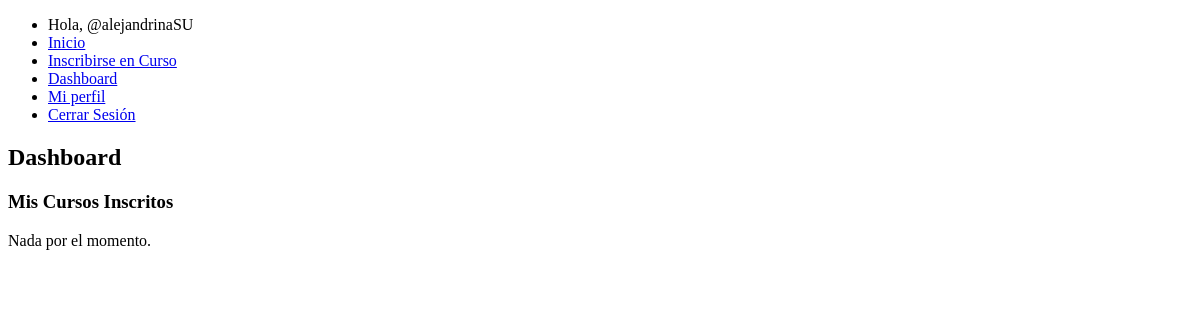
Before: /dashboard/ (signed in) with the older database file.
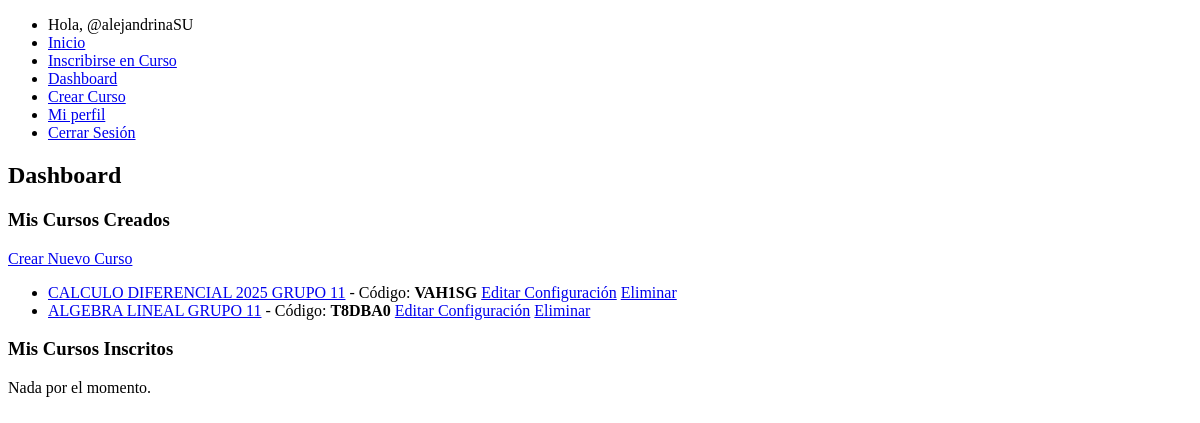
After: the same page with the newer database file.
### webapp/models.py (models this page shows, shortened)
class Curso(models.Model):
    id_profesor = models.ForeignKey(settings.AUTH_USER_MODEL, on_delete=models.CASCADE)
    nombre_curso = models.CharField(max_length=100)
    descripcion = models.TextField(max_length=500)
    codigo_acceso = models.CharField(max_length=10, unique=True)

### webapp/views.py (the view)
# urls.py: path('dashboard/', views.dashboard, name='dashboard'),
@login_required
def dashboard(request):
    usuario = request.user
    es_profesor = usuario.rol == "Profesor"
    if es_profesor:
        cursos_creados = Curso.objects.filter(id_profesor=usuario)
    else:
        cursos_creados = None
    cursos_inscritos = AlumnoCurso.objects.filter(alumno=usuario)
    return render(request, "dashboard.html", {
        "es_profesor": es_profesor,
        "cursos_creados": cursos_creados,
        "cursos_inscritos": cursos_inscritos
    })

### webapp/templates/dashboard.html (shortened to what this page needs)
{% extends "base.html" %}
{% block content %}
<div class="container">
    <h2>Dashboard</h2>
    {% if es_profesor %}
        <h3>Mis Cursos Creados</h3>
        <a href="{% url 'crear_curso' %}" class="btn btn-primary">Crear Nuevo Curso</a>
        {% if cursos_creados %}
            <ul>
                {% for curso in cursos_creados %}
                    <li>
                        <a href="{% url 'board' curso.codigo_acceso %}">{{ curso.nombre_curso }}</a>
                        - Código: <strong>{{ curso.codigo_acceso }}</strong>
                        <a href="{% url 'board_actualizar' curso.codigo_acceso %}" class="btn btn-warning btn-sm">Editar Configuración</a>
                        <a href="{% url 'board_borrar' curso.codigo_acceso %}" class="btn btn-danger btn-sm">Eliminar</a>
                    </li>
                {% endfor %}
            </ul>
        {% else %}
            <p>Nada por el momento.</p>
        {% endif %}
        <h3>Mis Cursos Inscritos</h3>
        {% if cursos_inscritos %}
            <ul>
                {% for inscripcion in cursos_inscritos %}
                    <li>
                        <a href="#">{{ inscripcion.curso.nombre_curso }}</a>
                        - Profesor: {{ inscripcion.curso.id_profesor.username }}
                        <a href="#" class="btn btn-danger btn-sm">Salir del Curso</a>
                    </li>
                {% endfor %}
            </ul>
        {% else %}
            <p>Nada por el momento.</p>
        {% endif %}
    {% else %}
        <h3>Mis Cursos Inscritos</h3>
        {% if cursos_inscritos %}
            <ul>
                {% for inscripcion in cursos_inscritos %}
                    <li>
                        <a href="{% url 'board' inscripcion.curso.codigo_acceso %}">{{ inscripcion.curso.nombre_curso }}</a>
                        - Profesor: {{ inscripcion.curso.id_profesor.username }}
                        <a href="{% url 'board_leave' inscripcion.curso.codigo_acceso %}" class="btn btn-danger btn-sm">Salir del Curso</a>
                    </li>
                {% endfor %}
            </ul>
        {% else %}
            <p>Nada por el momento.</p>
        {% endif %}
    {% endif %}
</div>
{% endblock %}

### webapp/templates/base.html (shortened to what this page needs)
<!DOCTYPE html>
<html lang="es">
<head>
</head>
<body>
    {% if user.is_authenticated %}
    <ul>
        <li>Hola, @{{ user.username }}</li>
        <li><a href="/">Inicio</a></li>
        <li><a href="/course/join">Inscribirse en Curso</a></li>
        <li><a href="/dashboard">Dashboard</a></li>
        {% if user.rol == "Profesor" %}
            <li><a href="/new/course">Crear Curso</a></li>
        {% endif %}
        <li><a href="/profile">Mi perfil</a></li>
        <li><a href="/logout">Cerrar Sesión</a></li>
    </ul>
{% else %}
    <ul>
        <li><a href="/">Inicio</a></li>
        <li><a href="/login">Iniciar Sesión</a></li>
        <li><a href="/signup">Registrarse</a></li>
    </ul>
{% endif %}
    {% block content %}
    {% endblock %}
</body>
</html>

Changed rows visible on the page:
changed UsuarioPersonalizado "alejandrinaSU": rol "Estudiante" → "Profesor" (drawn)
added Curso: nombre_curso "CALCULO DIFERENCIAL 2025 GRUPO 11", codigo_acceso "VAH1SG"
added Curso: nombre_curso "ALGEBRA LINEAL GRUPO 11", codigo_acceso "T8DBA0"
Other visible differences:
text now shown: "Crear Curso Mis Cursos Creados Crear Nuevo Curso"
